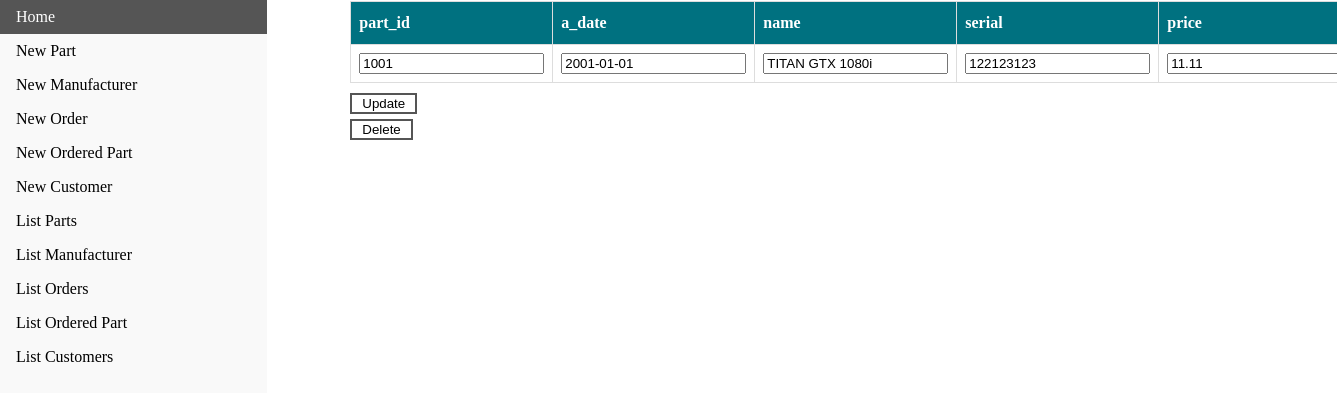
The page /display/part/1001 on the database as committed earlier.
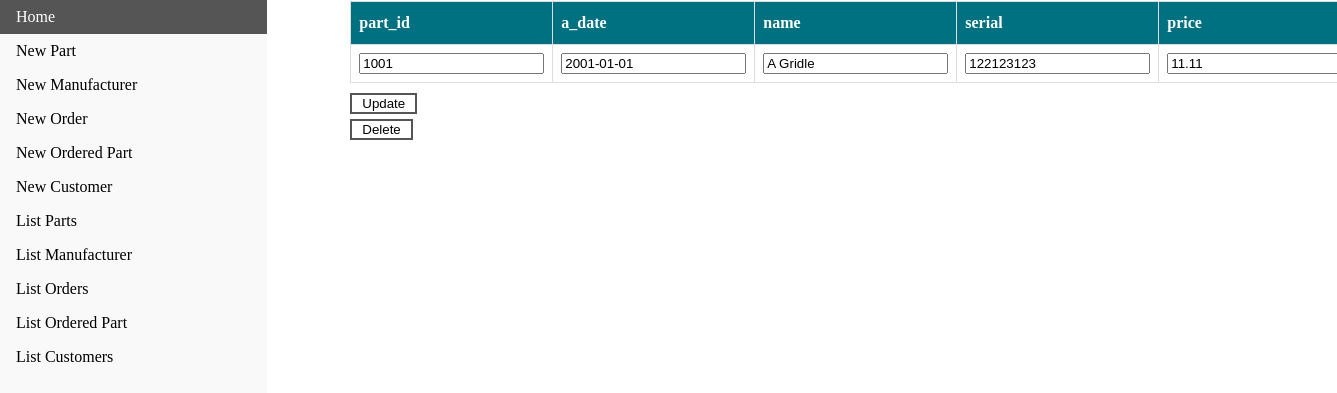
The same page on the database as committed later.
### tables this page shows
CREATE TABLE "part" (
part_id INTEGER NOT NULL PRIMARY KEY,
a_date TEXT NOT NULL,
name TEXT NOT NULL,
serial INTEGER NOT NULL,
price REAL NOT NULL );

### webpage.py (the view, shortened to what this page needs)
@app.route('/display/<itype>/<ident1>/<ident2>')
@app.route('/display/<itype>/<ident1>')
@app.route('/display')
def display(itype,ident1='Anon',ident2='Anon'):
    if itype == 'Anon':
        return render_template('index.html', msg="Enter a type to see a list")
    primk = {'part': 'part_id',
             'manufacturer': 'name',
             'customer': 'cust_id',
             'order': 'order_id'}
    con = sql.connect("test3.db")
    cur = con.cursor()
    cur.execute("SELECT * FROM '{}' WHERE {}=?".format(itype, primk[itype]), (ident1,))
    row = cur.fetchone()
    names = [description[0] for description in cur.description]
    tname = itype
    return render_template('display.html', row=row, names=names, tname=tname)

### templates/display.html (shortened to what this page needs)
<!doctype html>
<html>
  <head>
    <link rel="stylesheet" type="text/css" href="{{ url_for('static', filename='css/button.css') }}">
    <link rel="stylesheet" type="text/css" href="{{ url_for('static', filename='css/navbar.css') }}" />
    <link rel="stylesheet" type="text/css" href="{{ url_for('static', filename='css/table.css') }}" />
  </head>
  <body>
    <ul>
			<li><a href="/" >Home</a></li>
			<li><a href="/insert/part">New Part</a></li>
			<li><a href="/insert/man">New Manufacturer</a></li>
			<li><a href="/insert/order">New Order</a></li>
			<li><a href="/insert/op">New Ordered Part</a></li>
			<li><a href="/insert/cust">New Customer</a></li>
			<li><a href="/list/part">List Parts</a></li>
			<li><a href="/list/manufacturer">List Manufacturer</a></li>
			<li><a href="/list/order">List Orders</a></li>
			<li><a href="/list/ordered_part">List Ordered Part</a></li>
			<li><a href="/list/customer">List Customers</a></li>
		</ul>
    <div id="tb" style="margin-left:25%;padding:1px 16px;height:100%;">
      <form action="{{ url_for("modify", itype=tname) }}" method="post">
      <table>
        <thead>
          <tr>
            {% for col in names %}
            <th>{{ col }}</th>
            {% endfor %}
          </tr>
        </thead>
          <tr>
          {% for i in row %}
	    {% if names[loop.index0] not in ["name", "order_id", "part_id", "cust_id"] or (tname == "part" and names[loop.index0] == "name") %}
	    <td><input type=text value='{{ i }}' name={{ names[loop.index0] }}></td>
	    {% else %}
	    <td><input type=text value='{{ i }}' name={{ names[loop.index0] }} readonly></td>
	    {% endif %}
          {% endfor %}
          </tr>
      </table>
      <input class="button" style="margin-top: 10px" type=submit value="Update">
    </form>
    {% if tname != "ordered_part" %}
    <form action="{{ url_for('delete', itype=tname, ident=row[0]) }}" method="post">
	    <input class="button" type="submit" value="Delete" />
    </form>
    {% else %}
    <form action="{{ url_for('delete', itype=tname, ident=row[0], ident2=row[1]) }}" method="post">
	    <input class="button" type="submit" value="Delete" />
    </form>
    {% endif %}
  <body>
</html>

Rows that differ between the two databases and show on the page:
changed part id 1001: name "TITAN GTX 1080i" → "A Gridle"
